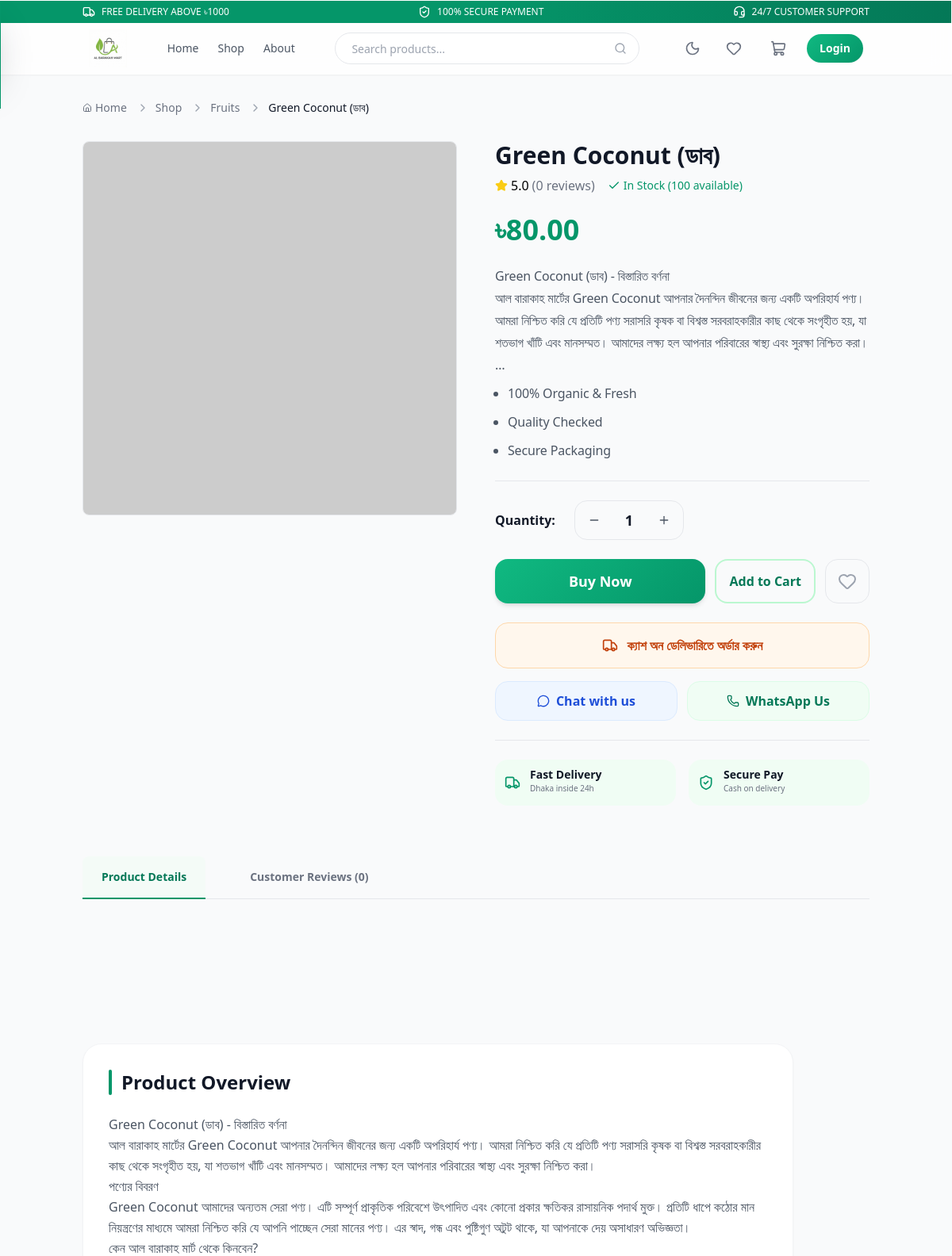
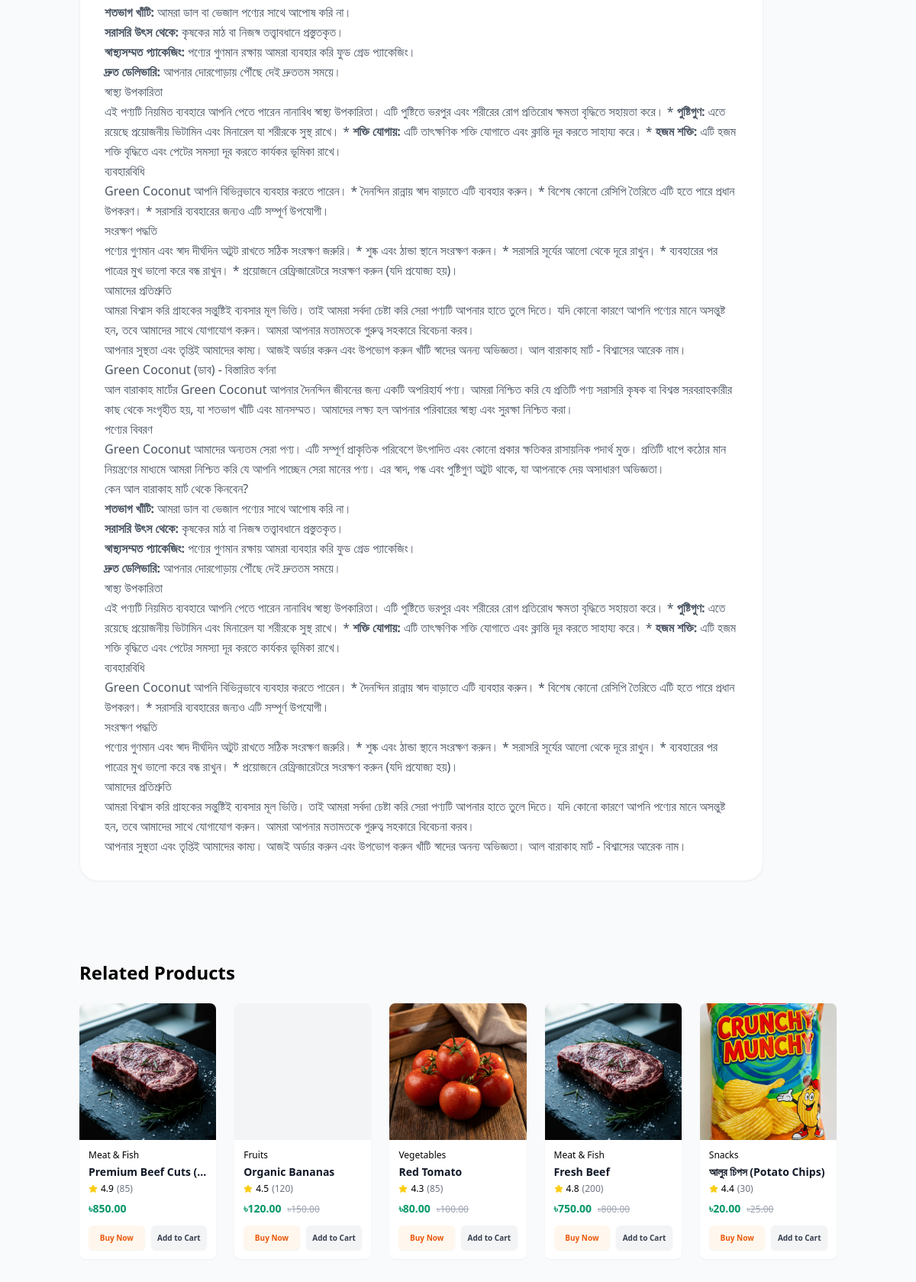
The page /product/green-coconut/ (upper part) on the database its author committed (2 pictures, top to bottom).
### products/models.py (models this page shows, shortened)
class Product(SEOModel):
    title = models.CharField(max_length=500)
    slug = models.SlugField(unique=True)
    short_description = models.TextField(max_length=500, null=True, blank=True, help_text="Short summary of the product (300-500 chars)")
    description = models.TextField(null=True, blank=True)
    price = models.DecimalField(max_digits=12, decimal_places=2, db_index=True)
    original_price = models.DecimalField(max_digits=12, decimal_places=2, null=True, blank=True)
    image = models.ImageField(upload_to='products/main/', max_length=255, blank=True, null=True)
    rating = models.FloatField(default=0)
    reviews_count = models.IntegerField(default=0)
    in_stock = models.BooleanField(default=True, db_index=True)
    stock_quantity = models.PositiveIntegerField(default=0)
    is_new = models.BooleanField(default=False)
    is_best_seller = models.BooleanField(default=False)
    chatbot_priority = models.BooleanField(default=False, help_text="Prioritize this product in chatbot responses")
    category = models.ForeignKey(Category, on_delete=models.CASCADE, related_name='products')
    brand = models.ForeignKey(Brand, on_delete=models.SET_NULL, null=True, blank=True, related_name='products')
    created_at = models.DateTimeField(auto_now_add=True, db_index=True)
    updated_at = models.DateTimeField(auto_now=True)
    class Meta:
        indexes = [
            models.Index(fields=['category', '-created_at'], name='prod_cat_created_idx'),
            models.Index(fields=['category', 'price'], name='prod_cat_price_idx'),
            models.Index(fields=['is_best_seller', '-created_at'], name='prod_bestseller_idx'),
            models.Index(fields=['-created_at', 'in_stock'], name='prod_created_stock_idx'),
            models.Index(fields=['in_stock', 'category'], name='prod_stock_cat_idx'),
        ]
    @property
    def display_image_url(self):
        if not self.image:
            return DEFAULT_PRODUCT_IMAGE_URL
        return ensure_webp_url(self.image)

class Category(SEOModel):
    name = models.CharField(max_length=255, unique=True)
    slug = models.SlugField(unique=True)
    icon = models.CharField(max_length=255, null=True, blank=True)
    image = models.ImageField(upload_to='categories/', blank=True, null=True)
    class Meta:
        verbose_name_plural = 'Categories'

### products/views.py (the view)
# urls.py: path('product/<slug:slug>/', views.product_detail, name='product_detail'),
def product_detail(request, slug):
    product = get_object_or_404(Product, slug=slug)
    session_key = request.session.session_key
    if session_key:
        session = VisitorSession.objects.filter(session_key=session_key).first()
        if session:
             pass
    related_products = []
    bought_together = OrderItem.objects.filter(
        order__items__product=product
    ).exclude(
        product=product
    ).values('product').annotate(
        count=Count('product')
    ).order_by('-count')[:5]
    if bought_together.exists():
        product_ids = [item['product'] for item in bought_together]
        related_products = list(Product.objects.filter(id__in=product_ids).select_related('category', 'brand')[:5])
    if len(related_products) < 5:
        category_products = Product.objects.filter(
            Q(brand=product.brand) | Q(category=product.category)
        ).exclude(id=product.id).select_related('category', 'brand').distinct()[:5]
        existing_ids = [p.id for p in related_products]
        for p in category_products:
            if p.id not in existing_ids and len(related_products) < 5:
                related_products.append(p)
    reviews = product.reviews.all().order_by('-created_at')
    is_in_wishlist = False
    if request.user.is_authenticated:
        is_in_wishlist = Wishlist.objects.filter(user=request.user, product=product).exists()
    context = {
        'product': product,
        'related_products': related_products,
        'reviews': reviews,
        'is_in_wishlist': is_in_wishlist,
    }
    return render(request, 'products/product_detail.html', context)

### products/templates/products/product_detail.html (shortened to what this page needs)
{% extends 'base.html' %} {% load markdownify %} {% block content %}
<div class="container mx-auto px-4 py-8">
  <nav class="flex mb-8 text-sm text-gray-500" aria-label="Breadcrumb">
    <ol class="inline-flex items-center space-x-1 md:space-x-3">
      <li class="inline-flex items-center">
        <a href="{% url 'home' %}" class="hover:text-green-600 flex items-center gap-1">
          <i data-lucide="home" class="h-3 w-3"></i> Home
        </a>
      </li>
      <li>
        <div class="flex items-center">
          <i data-lucide="chevron-right" class="h-4 w-4 text-gray-400"></i>
          <a href="{% url 'shop' %}" class="ml-1 md:ml-2 hover:text-green-600">Shop</a>
        </div>
      </li>
      <li>
        <div class="flex items-center">
          <i data-lucide="chevron-right" class="h-4 w-4 text-gray-400"></i>
          <a href="{% url 'shop' %}?category={{ product.category.slug }}" class="ml-1 md:ml-2 hover:text-green-600">{{ product.category.name }}</a>
        </div>
      </li>
      <li aria-current="page">
        <div class="flex items-center">
          <i data-lucide="chevron-right" class="h-4 w-4 text-gray-400"></i>
          <span class="ml-1 md:ml-2 font-medium text-gray-900 truncate max-w-[200px]">{{ product.title }}</span>
        </div>
      </li>
    </ol>
  </nav>
  <div class="grid md:grid-cols-2 gap-8 lg:gap-12 mb-16">
    <div class="space-y-4 reveal-on-scroll reveal-right">
      <div class="aspect-square relative bg-white border rounded-lg overflow-hidden group cursor-pointer">
        <div id="image-slider-container" class="flex w-full h-full transition-transform duration-500 ease-in-out">
          <img src="{{ product.display_image_url }}" alt="{{ product.title }}" class="object-cover w-full h-full flex-shrink-0">
        </div>
      </div>
    </div>
    <div class="space-y-6 reveal-on-scroll reveal-left">
      <div class="reveal-on-scroll reveal-up delay-100">
        <h1 class="text-3xl font-bold text-gray-900">{{ product.title }}</h1>
        <div class="flex items-center gap-4 mt-2">
          <div class="flex items-center gap-1">
            <i data-lucide="star" class="h-4 w-4 fill-yellow-400 text-yellow-400"></i>
            <span class="font-medium">{{ product.rating|default:"5.0" }}</span>
            <span class="text-gray-500">({{ product.reviews_count }} reviews)</span>
          </div>
          {% if product.stock_quantity > 0 %}
          <div class="flex items-center gap-1 text-green-600 text-sm font-medium">
            <i data-lucide="check" class="h-4 w-4"></i> In Stock ({{ product.stock_quantity }} available)
          </div>
          {% else %}
          <div class="flex items-center gap-1 text-red-500 text-sm font-medium">
            <i data-lucide="x-circle" class="h-4 w-4"></i> Out of Stock
          </div>
          {% endif %}
        </div>
      </div>
      <div class="flex items-end gap-3">
        <span class="text-4xl font-bold text-green-600">৳{{ product.price }}</span>
      </div>
      <div class="prose prose-sm text-gray-600 prose-text">
        {% if product.short_description %}
        {{ product.short_description|markdownify }}
        {% else %}
        {{ product.description|markdownify|truncatewords_html:50 }}
        {% endif %}
        <ul class="list-disc pl-4 mt-2 space-y-2">
          <li>100% Organic & Fresh</li>
          <li>Quality Checked</li>
          <li>Secure Packaging</li>
        </ul>
      </div>
      <div class="pt-6 border-t space-y-5">
        <div class="flex items-center gap-6">
          <span class="font-bold text-gray-900">Quantity:</span>
          <div class="flex items-center bg-gray-50 rounded-xl p-1 border border-gray-200">
            <button type="button"
              class="w-10 h-10 flex items-center justify-center rounded-lg hover:bg-white hover:shadow-sm text-gray-600 transition-all active:scale-90"
              onclick="decrementQty()">
              <i data-lucide="minus" class="h-4 w-4"></i>
            </button>
            <span id="qty-display" class="w-12 text-center font-bold text-lg text-gray-900">1</span>
            <button type="button"
              class="w-10 h-10 flex items-center justify-center rounded-lg hover:bg-white hover:shadow-sm text-gray-600 transition-all active:scale-90"
              onclick="incrementQty()">
              <i data-lucide="plus" class="h-4 w-4"></i>
            </button>
          </div>
        </div>
      </div>
      <div class="space-y-4">
        {% if product.stock_quantity > 0 %}
        <form action="{% url 'cart_add' product.id %}" method="post" class="space-y-4">
          <div class="flex flex-col sm:flex-row gap-3">
            <button type="submit" name="checkout" value="true"
              class="flex-[2] btn-primary rounded-xl px-8 text-lg h-14 font-bold active:scale-[0.98] transition-transform">
              Buy Now
            </button>
            <div class="flex gap-3 flex-1">
              <button type="submit"
                class="flex-1 inline-flex items-center justify-center whitespace-nowrap font-bold rounded-xl px-4 text-green-700 border-2 border-green-200 hover:bg-green-50 transition-all active:scale-[0.98]">
                Add to Cart
              </button>
              <a href="{% url 'toggle_wishlist' product.id %}"
                class="flex items-center justify-center w-14 h-14 rounded-xl border border-gray-200 hover:bg-gray-50 transition-all text-gray-400 hover:text-red-500 {% if is_in_wishlist %}text-red-500 bg-red-50 border-red-100{% endif %} active:scale-[0.98]">
                <i data-lucide="heart" class="h-6 w-6 {% if is_in_wishlist %}fill-current{% endif %}"></i>
              </a>
            </div>
          </div>
        </form>
        {% endif %}
      </div>
      <div class="space-y-4 mt-8">
        <a href="{% url 'order_create' %}"
          class="w-full flex items-center justify-center gap-3 bg-orange-50 border border-orange-200 text-orange-700 font-bold py-4 px-6 rounded-xl hover:bg-orange-100 transition-all active:scale-95">
          <i data-lucide="truck" class="h-5 w-5"></i>
          <span>ক্যাশ অন ডেলিভারিতে অর্ডার করুন</span>
        </a>
        <div class="grid grid-cols-2 gap-3">
          <a href="https://m.me/YOUR_PAGE_ID" target="_blank"
            class="flex items-center justify-center gap-2 bg-blue-50 text-blue-700 border border-blue-100 font-semibold py-3 px-4 rounded-xl hover:bg-blue-100 transition-all">
            <i data-lucide="message-circle" class="h-4 w-4"></i>
            <span>Chat with us</span>
          </a>
          <a href="https://wa.me/8801234567890" target="_blank"
            class="flex items-center justify-center gap-2 bg-green-50 text-green-700 border border-green-100 font-semibold py-3 px-4 rounded-xl hover:bg-green-100 transition-all">
            <i data-lucide="phone" class="h-4 w-4"></i>
            <span>WhatsApp Us</span>
          </a>
        </div>
      </div>
      <div class="grid grid-cols-2 gap-4 text-sm text-gray-500 pt-6 border-t mt-6">
        <div class="flex items-center gap-3 p-3 bg-green-50 rounded-xl">
          <i data-lucide="truck" class="h-5 w-5 text-green-600"></i>
          <div>
            <p class="font-bold text-gray-900 leading-none">Fast Delivery</p>
            <p class="text-[10px]">Dhaka inside 24h</p>
          </div>
        </div>
        <div class="flex items-center gap-3 p-3 bg-green-50 rounded-xl">
          <i data-lucide="shield-check" class="h-5 w-5 text-green-600"></i>
          <div>
            <p class="font-bold text-gray-900 leading-none">Secure Pay</p>
            <p class="text-[10px]">Cash on delivery</p>
          </div>
        </div>
      </div>
    </div>
  </div>
  <div class="mt-16 mb-16">
    <div class="border-b border-gray-200">
      <nav class="-mb-px flex space-x-8" aria-label="Tabs">
        <button id="tab-desc-btn" onclick="switchTab('desc')"
          class="border-green-600 text-green-700 bg-green-50/50 whitespace-nowrap border-b-2 py-4 px-6 text-sm font-bold transition-all rounded-t-lg">
          Product Details
        </button>
        <button id="tab-reviews-btn" onclick="switchTab('reviews')"
          class="border-transparent text-gray-500 hover:text-gray-700 hover:border-gray-300 whitespace-nowrap border-b-2 py-4 px-6 text-sm font-bold transition-all">
          Customer Reviews ({% if reviews %}{{ reviews.count }}{% else %}0{% endif %})
        </button>
      </nav>
    </div>
    <div class="py-10">
      <div id="tab-desc-content" class="block animate-fade-in">
        <div class="grid md:grid-cols-3 gap-8 mb-12">
        </div>
        <div class="max-w-4xl p-8 rounded-2xl bg-white border border-gray-100 shadow-sm">
          <h3 class="text-2xl font-bold text-gray-900 mb-6 flex items-center gap-3">
            <span class="h-8 w-1 bg-green-600 rounded-full"></span>
            Product Overview
          </h3>
          <div class="prose prose-green prose-lg max-w-none text-gray-600 leading-relaxed">
            {{ product.description|markdownify }}
          </div>
        </div>
      </div>
    </div>
  </div>
  <div>
    <h2 class="text-2xl font-bold mb-6">Related Products</h2>
    <div class="grid grid-cols-2 sm:grid-cols-3 md:grid-cols-4 lg:grid-cols-5 gap-6">
      {% for p in related_products %}
      <div
        class="rounded-lg border bg-card text-card-foreground group relative overflow-hidden border-none shadow-sm hover:shadow-md transition-all bg-white">
        <a href="{% url 'product_detail' p.slug %}">
          <div class="aspect-square relative bg-gray-100 overflow-hidden skeleton">
            {% if p.image %}
            <img src="{{ p.image.url }}" alt="{{ p.title }}"
              onload="this.classList.remove('opacity-0'); this.closest('.skeleton').classList.remove('skeleton')"
              onerror="this.closest('.skeleton').classList.remove('skeleton')"
              class="object-cover w-full h-full transition-all duration-500 group-hover:scale-105 opacity-0" />
            {% endif %}
          </div>
        </a>
        <div class="p-3">
          <div class="text-xs text-muted-foreground mb-1">
            {{ p.category.name }}
          </div>
          <a href="{% url 'product_detail' p.slug %}">
            <h3 class="font-semibold truncate group-hover:text-green-600 transition-colors text-sm text-gray-900">
              {{ p.title }}
            </h3>
          </a>
          <div class="flex items-center gap-1 mt-1 mb-2">
            <span class="text-xs font-medium">{{ p.rating }}</span>
            <span class="text-xs text-gray-500">({{ p.reviews_count }})</span>
          </div>
          <div class="flex items-baseline gap-2">
            <span class="font-bold text-sm text-green-600">৳{{ p.price }}</span>
            {% if p.original_price %}
            <span class="text-xs text-gray-400 line-through">৳{{ p.original_price }}</span>
            {% endif %}
          </div>
        </div>
        <div class="flex items-center p-3 pt-0">
          {% if p.stock_quantity > 0 %}
          <div class="flex items-center gap-2 w-full">
            <form action="{% url 'cart_add' p.id %}" method="post" class="flex-1">
              <button type="submit" name="checkout" value="true"
                class="inline-flex items-center justify-center whitespace-nowrap rounded-md text-[10px] font-bold h-8 px-2 w-full bg-orange-50 text-orange-600 hover:bg-orange-100 transition-colors shadow-sm">
                Buy Now
              </button>
            </form>
            <form action="{% url 'cart_add' p.id %}" method="post" class="flex-1">
              <button type="submit"
                class="inline-flex items-center justify-center whitespace-nowrap rounded-md text-[10px] font-bold h-8 px-2 w-full bg-gray-100 text-gray-700 hover:bg-gray-200 transition-colors shadow-sm">
                Add to Cart
              </button>
            </form>
          </div>
          {% else %}
          <button disabled
            class="inline-flex items-center justify-center whitespace-nowrap rounded-md text-xs font-medium bg-gray-100 text-gray-400 h-8 px-3 py-1 w-full gap-2 shadow-sm cursor-not-allowed">
            Out of Stock
          </button>
          {% endif %}
        </div>
      </div>
      {% endfor %}
    </div>
  </div>
</div>
{% endblock %}

### rows shown on the page
Product: category.name "Fruits", title "Green Coconut (ডাব)", rating "5.0", reviews_count "0", stock_quantity "100", price "80.00", description "Green Coconut (ডাব) - বিস্তারিত বর্ণনা আল বারাকাহ মার্টের Green Coconut আপনার দৈনন্দিন জীবনের জন্য একটি অপরিহার্য পণ্য। আমরা নিশ্চিত করি যে প্রতিটি পণ্য সরাসরি কৃষক বা বিশ্বস্ত সরবরাহকারীর কাছ থেকে সংগৃহীত হয়, যা শতভাগ খাঁটি এবং মানসম্মত। আমাদের লক্ষ্য হল আপনার পরিবারের স্বাস্থ্য এবং সুরক্ষা নিশ্চিত করা। …", description "Green Coconut (ডাব) - বিস্তারিত বর্ণনা আল বারাকাহ মার্টের Green Coconut আপনার দৈনন্দিন জীবনের জন্য একটি অপরিহার্য পণ্য। আমরা নিশ্চিত করি যে প্রতিটি পণ্য সরাসরি কৃষক বা বিশ্বস্ত সরবরাহকারীর কাছ থেকে সংগৃহীত হয়, যা শতভাগ খাঁটি এবং মানসম্মত। আমাদের লক্ষ্য হল আপনার পরিবারের স্বাস্থ্য এবং সুরক্ষা নিশ্চিত করা। পণ্যের বিবরণ Green Coconut আমাদের অন্যতম সেরা পণ্য। এটি সম্পূর্ণ প্রাকৃতিক পরিবেশে উৎপাদিত এবং কোনো প্রকার ক্ষতিকর রাসায়নিক পদার্থ মুক্ত। প্রতিটি ধাপে কঠোর মান নিয়ন্ত্রণের মাধ্যমে আমরা নিশ্চিত করি যে আপনি পাচ্ছেন সেরা মানের পণ্য। এর স্বাদ, গন্ধ এবং পুষ্টিগুণ অটুট থাকে, যা আপনাকে দেয় অসাধারণ অভিজ্ঞতা। কেন আল বারাকাহ মার্ট থেকে কিনবেন? শতভাগ খাঁটি: আমরা ডাল বা ভেজাল পণ্যের সাথে আপোষ করি…"
Product: image (picture), category.name "Meat & Fish", title "Premium Beef Cuts (…", rating "4.9", reviews_count "85", price "850.00", stock_quantity "Buy Now"
Product: category.name "Fruits", title "Organic Bananas", rating "4.5", reviews_count "120", price "120.00", original_price "150.00", stock_quantity "Buy Now"
Product: image (picture), category.name "Vegetables", title "Red Tomato", rating "4.3", reviews_count "85", price "80.00", original_price "100.00", stock_quantity "Buy Now"
Product: image (picture), category.name "Meat & Fish", title "Fresh Beef", rating "4.8", reviews_count "200", price "750.00", original_price "800.00", stock_quantity "Buy Now"
Product: image (picture), category.name "Snacks", title "আলুর চিপস (Potato Chips)", rating "4.4", reviews_count "30", price "20.00", original_price "25.00", stock_quantity "Buy Now"
